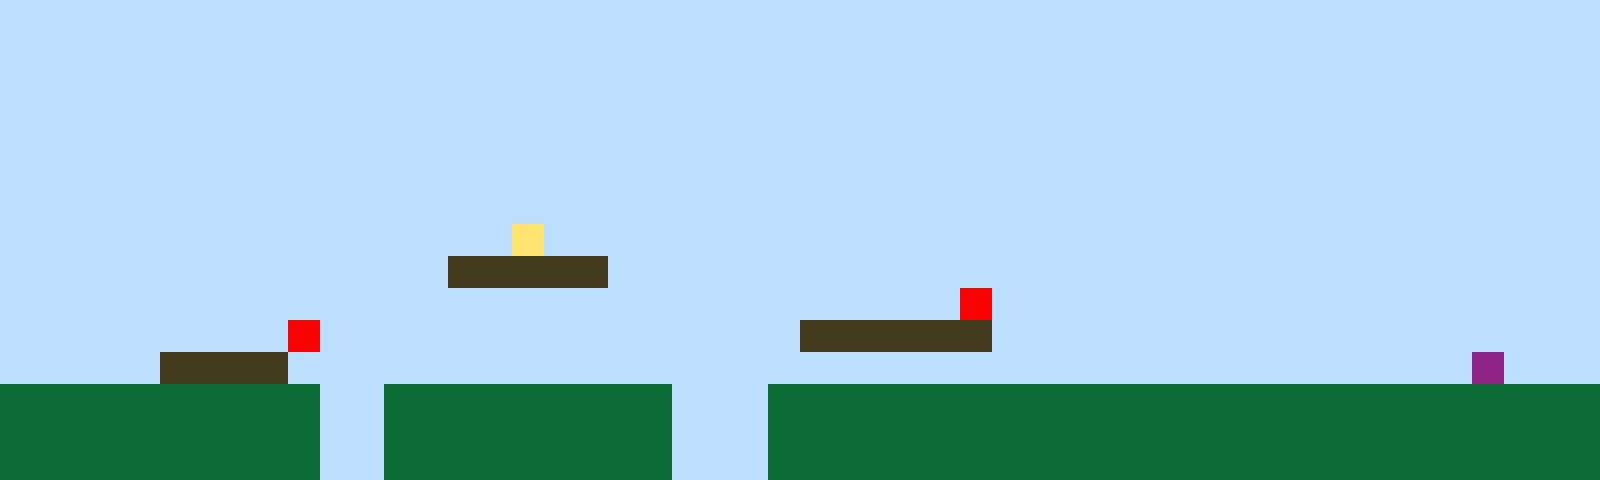

Below is a game level as drawn by its tile map, then a one-line description and the .tmx file that defines it, in full:
An orthogonal 50x15 tile map with 32x32 px tiles, 1 tile layer (Tile Layer 1).

<map version="1.10" tiledversion="1.11.2" orientation="orthogonal" renderorder="right-up" width="50" height="15" tilewidth="32" tileheight="32" infinite="0" nextlayerid="2" nextobjectid="1"><editorsettings><export target="map1.csv" format="csv" /></editorsettings><tileset firstgid="1" name="sprites" tilewidth="32" tileheight="32" tilecount="6" columns="3"><image source="sprites.png" width="96" height="64" /></tileset><layer id="1" name="Tile Layer 1" width="50" height="15"><data encoding="csv">1,1,1,1,1,1,1,1,1,1,1,1,1,1,1,1,1,1,1,1,1,1,1,1,1,1,1,1,1,1,1,1,1,1,1,1,1,1,1,1,1,1,1,1,1,1,1,1,1,1,1,1,1,1,1,1,1,1,1,1,1,1,1,1,1,1,1,1,1,1,1,1,1,1,1,1,1,1,1,1,1,1,1,1,1,1,1,1,1,1,1,1,1,1,1,1,1,1,1,1,1,1,1,1,1,1,1,1,1,1,1,1,1,1,1,1,1,1,1,1,1,1,1,1,1,1,1,1,1,1,1,1,1,1,1,1,1,1,1,1,1,1,1,1,1,1,1,1,1,1,1,1,1,1,1,1,1,1,1,1,1,1,1,1,1,1,1,1,1,1,1,1,1,1,1,1,1,1,1,1,1,1,1,1,1,1,1,1,1,1,1,1,1,1,1,1,1,1,1,1,1,1,1,1,1,1,1,1,1,1,1,1,1,1,1,1,1,1,1,1,1,1,1,1,1,1,1,1,1,1,1,1,1,1,1,1,1,1,1,1,1,1,1,1,1,1,1,1,1,1,1,1,1,1,1,1,1,1,1,1,1,1,1,1,1,1,1,1,1,1,1,1,1,1,1,1,1,1,1,1,1,1,1,1,1,1,1,1,1,1,1,1,1,1,1,1,1,1,1,1,1,1,1,1,1,1,1,1,1,1,1,1,1,1,1,1,1,1,1,1,1,1,1,1,1,1,1,1,1,1,1,1,1,1,1,1,1,1,1,1,1,1,1,1,1,1,1,1,1,1,1,1,1,1,1,1,1,1,1,1,1,1,1,1,1,1,4,1,1,1,1,1,1,1,1,1,1,1,1,1,1,1,1,1,1,1,1,1,1,1,1,1,1,1,1,1,1,1,1,1,1,1,1,1,1,1,1,1,1,1,1,1,1,1,3,3,3,3,3,1,1,1,1,1,1,1,1,1,1,1,1,1,1,1,1,1,1,1,1,1,1,1,1,1,1,1,1,1,1,1,1,1,1,1,1,1,1,1,1,1,1,1,1,1,1,1,1,1,1,1,1,1,1,1,1,1,1,1,1,1,5,1,1,1,1,1,1,1,1,1,1,1,1,1,1,1,1,1,1,1,1,1,1,1,1,1,1,1,1,5,1,1,1,1,1,1,1,1,1,1,1,1,1,1,1,3,3,3,3,3,3,1,1,1,1,1,1,1,1,1,1,1,1,1,1,1,1,1,1,1,1,1,1,1,1,3,3,3,3,1,1,1,1,1,1,1,1,1,1,1,1,1,1,1,1,1,1,1,1,1,1,1,1,1,1,1,1,1,1,1,1,1,1,1,1,1,6,1,1,1,2,2,2,2,2,2,2,2,2,2,1,1,2,2,2,2,2,2,2,2,2,1,1,1,2,2,2,2,2,2,2,2,2,2,2,2,2,2,2,2,2,2,2,2,2,2,2,2,2,2,2,2,2,2,2,2,2,2,2,2,1,1,2,2,2,2,2,2,2,2,2,1,1,1,2,2,2,2,2,2,2,2,2,2,2,2,2,2,2,2,2,2,2,2,2,2,2,2,2,2,2,2,2,2,2,2,2,2,2,2,1,1,2,2,2,2,2,2,2,2,2,1,1,1,2,2,2,2,2,2,2,2,2,2,2,2,2,2,2,2,2,2,2,2,2,2,2,2,2,2</data></layer></map>
